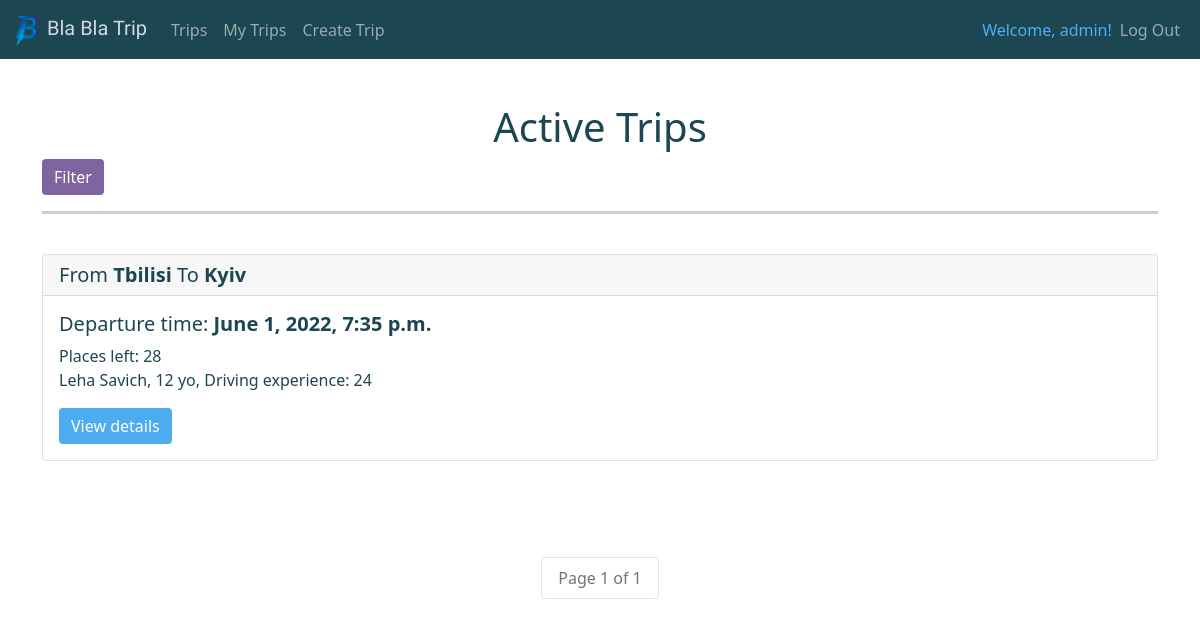
/trips/ (signed in), run on the app's committed database.
### trips/models.py (models this page shows, shortened)
class Trip(models.Model):
    num_of_places = models.PositiveIntegerField()
    start_date_and_time = models.DateTimeField()
    places_left = models.IntegerField(blank=True, null=True)
    description = models.TextField(blank=True)
    passengers = models.ManyToManyField(Passenger, blank=True)
    start_country = models.ForeignKey(
        Country, on_delete=models.CASCADE, related_name='Start_country')
    end_country = models.ForeignKey(
        Country, on_delete=models.CASCADE, related_name='End_country')
    start_city = models.ForeignKey(
        City, on_delete=models.CASCADE, related_name='Start_city')
    end_city = models.ForeignKey(
        City, on_delete=models.CASCADE, related_name='End_city')
    driver = models.ForeignKey(Driver, on_delete=models.CASCADE)
    @ property
    def freePlaces(self):
        return self.num_of_places - len(self.passengers.all())

class City(models.Model):
    city_name = models.CharField(max_length=255)
    country = models.ForeignKey(Country, on_delete=models.CASCADE)
    def __str__(self):
        return f'{self.city_name}'
    class Meta:
        verbose_name = 'City'
        verbose_name_plural = 'Cities'

### users/models.py (models this page shows)
class Profile(Base):
    GENDER_MALE = 0
    GENDER_FEMALE = 1
    GENDER_CHOICES = [(GENDER_MALE, 'Male'), (GENDER_FEMALE, 'Female')]
    first_name = models.CharField(max_length=255)
    last_name = models.CharField(max_length=255)
    age = models.PositiveIntegerField()
    gender = models.IntegerField(choices=GENDER_CHOICES)
    with_music = models.BooleanField()
    smoking = models.BooleanField()
    sociable = models.BooleanField()
    class Meta:
        abstract = True

class Driver(Profile):
    experience_in_driving = models.PositiveIntegerField()
    user = models.ForeignKey(
        User, on_delete=models.CASCADE, null=True, blank=True)
    def __str__(self):
        return f'{self.first_name} {self.last_name}, {self.age} yo, Driving experience: {self.experience_in_driving}'

### trips/views.py (the view)
# urls.py: path('trips/', views.active_trips, name='list-trips'),
def active_trips(request):
    trips = Trip.objects.filter(
        start_date_and_time__gte=timezone.now(), places_left__gt=0).order_by('start_date_and_time')
    tripFilter = TripFilter(request.GET, queryset=trips)
    trips = tripFilter.qs
    paginator = Paginator(trips, 2)
    page = request.GET.get('page')
    tripsForPage = paginator.get_page(page)
    if request.GET.get('showFilter') == 'Filter':
        return render(request, 'trips/active_trips.html', {'trips': trips, 'filter': tripFilter, 'tripsForPage': tripsForPage, 'showFilter': True})
    return render(request, 'trips/active_trips.html', {'trips': trips, 'filter': tripFilter, 'tripsForPage': tripsForPage})

### trips/templates/trips/active_trips.html (shortened to what this page needs)
{% extends 'trips/base.html' %}
{% load bootstrap3 %}
{% load trips_extras %}
{% block content %}
<div class="container">
    <center>
        <h1>Active Trips</h1>
    </center>
    <div class = "row">
        <div class = "column">
            {% if showFilter != True %}
            <form action="" method="GET">
                <button name="showFilter" value="Filter" class="btn btn-secondary">Filter</button>
            </form>
            {% endif %}
        </div>
    </div>
    <hr align="center" width="auto" size="5" color="#ff0000" />
    <br/>
    {% for trip in tripsForPage %}
        <div class="card">
        <h5 class="card-header">From <b>{{trip.start_city}}</b> To <b>{{trip.end_city}}</b></h5>
            <div class="card-body">
                <h5 class="card-title">Departure time: <b>{{trip.start_date_and_time}}</b></h5>
                <p class="card-text">Places left: {{trip.freePlaces}} <br>{{trip.driver}}</p>
                <a href="{% url 'trip-details' trip.id %}" class="btn btn-primary">View details</a>
            </div>
        </div>
        <br><br>
    {% endfor %}
    <br/><br/>
    <nav>
        <ul class="pagination justify-content-center">
            <li class="page-item disabled"><a class="page-link" href="#">Page {{tripsForPage.number}} of {{tripsForPage.paginator.num_pages}}</a></li>
        </ul>
    </nav>
<br/><br/>
</div>
{% endblock %}

### trips/templates/trips/navbar.html (shortened to what this page needs)
{% load static %}
<nav class="navbar navbar-expand-lg navbar-dark" style="background-color: #1c4651;">
    <div class="container-fluid">
        <a class="navbar-brand" href="{% url 'home' %}" style="color:rgba(255, 255, 255, 0.8); font-family: 'Catamaran', sans-serif;">
            <img src="{% static 'logoResized.png' %}" width="30" height="30" class="d-inline-block align-text-top">
            Bla Bla Trip
        </a>
        <div class="collapse navbar-collapse" id="navbarSupportedContent">
            <ul class="nav navbar-nav ml-auto mb-2 mb-lg-0">
                <li class="nav-item">
                    <a class="nav-link" href="{% url 'list-trips' %}">Trips</a>
                </li>
                {% if user.is_authenticated %}
                <li class="nav-item">
                    <a class="nav-link" href="{% url 'my-trips' %}">My Trips</a>
                </li>
                <li class="nav-item">
                    <a class="nav-link" href="{% url 'add-trip' %}">Create Trip</a>
                </li>
                {% endif %}
        </div>
        <div class="collapse navbar-collapse justify-content-end" id="navbarSupportedContent">
            <ul class="nav navbar-nav ml-auto">
                {% if user.is_authenticated %}
                <span class="navbar-text" style="color: #4db0f3">Welcome, {{user.username}}!</span>
                <li class="nav-item">
                    <a class="nav-link" href="{% url 'logout' %}">Log Out</a>
                </li>
                {% endif %}
            </ul>
        </div>
    </div>
</nav>

### static/style.css (style rules this page uses)
.btn-primary, .btn-primary:hover, .btn-primary:active, .btn-primary:visited { background-color: #4badef !important; border: 1px #4badef !important; }
body { margin: 0; background: #f9f9f9; font-family: 'Ubuntu', sans-serif; font-style: normal; color: #1c4651 !important; }
.btn-secondary, .btn-secondary:hover, .btn-secondary:active, .btn-secondary:visited { background-color: #8064A2 !important; border: 1px #8064A2 !important; }
.pagination li { display: inline; }
.pagination li a { color: #1c4651; float: left; padding: 8px 16px; text-decoration: none; }
.container { margin: 20px 0; }

### data on the page
Trip: start_city "Tbilisi", end_city "Kyiv", start_date_and_time "June 1, 2022, 7:35 p.m.", freePlaces "28", driver "Leha Savich, 12 yo, Driving experience: 24"

### other printed values
{{ user.username }} "admin"
{{ tripsForPage.number }} "1"
{{ tripsForPage.paginator.num_pages }} "1"
